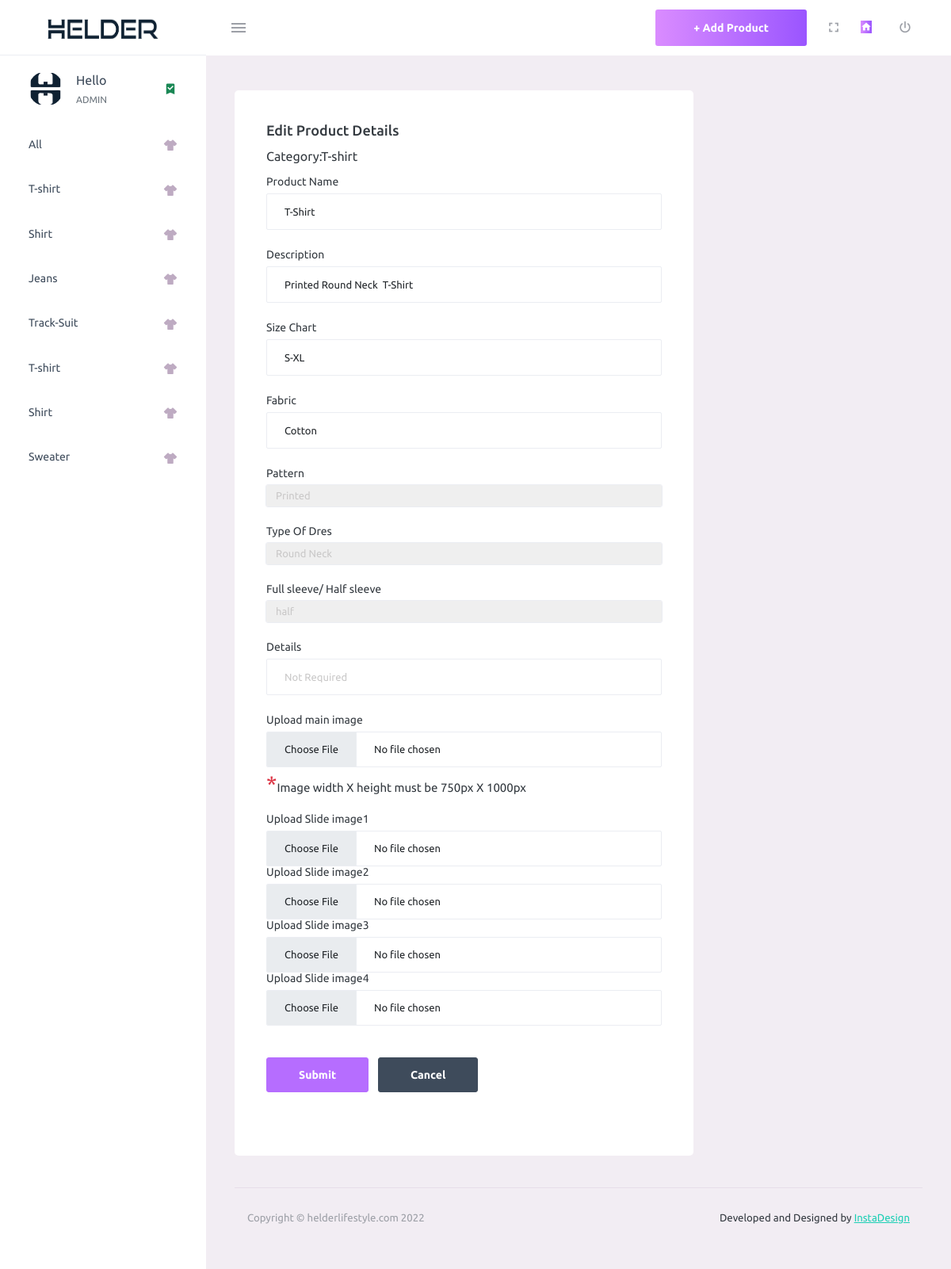
Screenshot of /helder/productedit/30/ (signed in) with the database file from the repository.
### helder/models.py (models this page shows, shortened)
class Category(models.Model):
    class Meta:
        verbose_name = 'Category'
        verbose_name_plural = 'Categories'
    user = models.ForeignKey(
        User, on_delete=models.SET_NULL, null=True, blank=True)
    name = models.CharField(max_length=100, null=False, blank=False)
    tb=models.CharField(max_length=100,null=False, blank=False)

class Photo(models.Model):
    class Meta:
        verbose_name = 'Photo'
        verbose_name_plural = 'Photos'
    pattern=models.ForeignKey(Pattern,on_delete=models.SET_NULL,null=True,blank=True)
    types=models.ForeignKey(Type,on_delete=models.SET_NULL,null=True,blank=True)
    category = models.ForeignKey(
        Category, on_delete=models.SET_NULL, null=True, blank=True)
    name = models.CharField(max_length=100, null=False, blank=False)
    tbname=models.CharField(max_length=100,null=False, blank=False)
    image = models.ImageField(null=True, blank=True)
    image1 = models.ImageField(null=True, blank=True)
    image2 = models.ImageField(null=True, blank=True)
    image3= models.ImageField(null=True, blank=True)
    image4= models.ImageField(null=True, blank=True)
    imgname=models.CharField(max_length=500)
    date=models.CharField(max_length=100)
    size=models.CharField(max_length=500)
    price=models.CharField(max_length=100)
    description=models.CharField(max_length=500)
    detail1=models.CharField(max_length=500)
    detail2=models.CharField(max_length=500)
    detail3=models.CharField(max_length=500)
    detail4=models.CharField(max_length=500,null=True)
    detail5=models.CharField(max_length=500)

### helder/views.py (the view, shortened to what this page needs)
# urls.py: path('productedit/<str:pk>/',form2Photo, name='edit'),
@login_required(login_url='login')
def form2Photo(request,pk):
    user = request.user
    categories = user.category_set.all()
    patterns= Pattern.objects.all()
    typess=Type.objects.all()
    photos = Photo.objects.get(id=pk)
    if request.method=="GET":
        photos = Photo.objects.get(id=pk)
        context = {'categories': categories,'typess':typess,'patterns':patterns,'photos':photos}
        context['data']=photos
        return render(request,'helderedit.html',context)

### helder/templates/helderedit.html (shortened to what this page needs)
{%extends 'helderhome.html'%}
{%block mainpanel%}
</ul>
</nav>
<div class="main-panel">
  <div class="content-wrapper">
    <div class="col-lg-8 grid-margin stretch-card">
      <div class="card">
        <div class="card-body">
          <h4 class="card-title">Edit Product Details</h4>
          <form class="forms-sample " method='POST' enctype="multipart/form-data">
            <div class="form-group-lg mb-3">
              <label for="category">Category:{{data.name}}</label>
            </div>
            <div class="form-group">
              <label >Product Name</label>
              <input type="text" class="form-control" value="{{data.imgname}}" name="imgname" placeholder="Name" required >
            </div>
            <div class="form-group">
              <label for="description">Description</label>
              <input type="text" class="form-control" value="{{data.description}}" name="description" placeholder="Description" required>
            </div>
            <div class="form-group">
              <label for="size">Size Chart</label>
              <input type="text" class="form-control" value="{{data.size}}" name="size" placeholder="Size" required>
            </div>
            <div class="form-group">
              <label for="fabric">Fabric</label>
              <input type="text" class="form-control" value="{{data.detail1}}" name="fabric" placeholder="Fabric" required>
            </div>
            <div class="form-group">
              <label for="type">Pattern</label>
              <select  class="form-control" name="pattern">
                <option value='{{data.pattern_id}}'>{{data.detail3}}</option>
            </select>
            </div>
            <div class="form-group">
              <label for="pattern">Type Of Dres</label>
              <select  class="form-control" name="type">
                <option value='{{data.types_id}}'>{{data.detail2}}</option>
            </select>
            </div>
            <div class="form-group">
              <label for="dtls4">Full sleeve/ Half sleeve </label>
              <select  class="form-control" name="dtls4">
                <option value='{{data.detail4}}' aria-required="">{{data.detail4}}</option>
            </select>
            </div>
            <div class="form-group">
              <label for="dtls5">Details</label>
              <input type="text" class="form-control" value="{{data.detail5}}" name="dtls5" placeholder="Not Required">
            </div>
            <div class="form-group">
              <label>Upload main image</label>
              <div class="input-group col-xs-12">
                <input type="file" name="image" id="Image13" onchange="CheckImageSize()"  class="form-control file-upload-browse" placeholder="Upload Image" >
              </div>
                <p><span class="text-danger fs-3">*</span>Image width X height must be 750px X 1000px</p>
              <label>Upload Slide image1</label>
              <div class="input-group col-xs-12">
                <input type="file" name="image1" class="form-control file-upload-browse" placeholder="Upload Image" >
              </div>
              <label>Upload Slide image2</label>
              <div class="input-group col-xs-12">
                <input type="file" name="image2" class="form-control file-upload-browse" placeholder="Upload Image" >
              </div>
              <label>Upload Slide image3</label>
              <div class="input-group col-xs-12">
                <input type="file" name="image3" " class="form-control file-upload-browse" placeholder="Upload Image" >
              </div>
              <label>Upload Slide image4</label>
              <div class="input-group col-xs-12">
                <input type="file" name="image4" " class="form-control file-upload-browse" placeholder="Upload Image">
              </div>
            </div>
            <div class="form-group">
              <button type="submit" onclick="return confirm('Sure to submit ?')" class="btn btn-primary me-2">Submit</button>
              <a href="{% url 'adhome' %}" class="btn btn-dark my-3">Cancel</a>
          </form>
        </div>
      </div>
    </div>
  </div>
  <footer class="footer">
    <div class="d-sm-flex justify-content-center justify-content-sm-between">
      <span class="text-muted d-block text-center text-sm-left d-sm-inline-block">Copyright © helderlifestyle.com
        2022</span>
      <span class="float-none float-sm-right d-block mt-1 mt-sm-0 text-center">Developed and Designed by <a
          href="">InstaDesign</a></span>
    </div>
  </footer>
</div>
{%endblock mainpanel%}

### helder/templates/helderhome.html (shortened to what this page needs)
<!DOCTYPE html>
<html lang="en">
<head>
  <link rel="stylesheet" href="/static/assets/vendors/mdi/css/materialdesignicons.min.css">
  <link rel="stylesheet" href="/static/assets/vendors/css/vendor.bundle.base.css">
  <link rel="stylesheet" href="/static/assets/css/style.css">
</head>
<body>
  <div class="container-scroller">
    <nav class="navbar default-layout-navbar col-lg-12 col-12 p-0 fixed-top d-flex flex-row">
      <div class="text-center navbar-brand-wrapper d-flex align-items-center justify-content-center border-bottom">
        <a class="navbar-brand brand-logo" href="{% url 'adhome' %}"><img src="/static/frontend/images/logo/heldtext.png"
            alt="logo" /></a>
      </div>
      <div class="navbar-menu-wrapper d-flex align-items-stretch">
        <button class="navbar-toggler navbar-toggler align-self-center" type="button" data-toggle="minimize">
          <span class="mdi mdi-menu"></span>
        </button>
        <ul class="navbar-nav navbar-nav-right">
          <li class="nav-item d-none d-lg-block full-screen-link">
            <a href="{%url 'addph'%}"><button class="btn btn-block btn-lg btn-gradient-primary">+ Add
                Product</button>
            </a>
          </li>
          <li class="nav-item d-none d-lg-block full-screen-link">
            <a class="nav-link">
              <i class="mdi mdi-fullscreen" id="fullscreen-button"></i>
            </a>
          </li>
          <li class="nav-item d-none d-lg-block full-screen-link">
            <a href="{% url 'adhome' %}">
              <span class="page-title-icon bg-gradient-primary text-white me-2">
                <i class="mdi mdi-home"></i>
              </span>
            </a>
          </li>
          <li class="nav-item nav-logout d-none d-lg-block">
            <a class="nav-link" href="{% url 'logout' %}">
              <i class="mdi mdi-power"></i>
            </a>
          </li>
        </ul>
      </div>
    </nav>
    <div class="container-fluid page-body-wrapper">
      <nav class="sidebar sidebar-offcanvas" id="sidebar">
        <ul class="nav">
          <li class="nav-item nav-profile">
            <a href="#" class="nav-link">
              <div class="nav-profile-image">
                <img src="/static/frontend/images/logo/favicon.png" alt="profile">
              </div>
              <div class="nav-profile-text d-flex flex-column">
                {% if request.user.is_authenticated %}
                  <h5 class="mb-0 font-weight-normal"> Hello </h5>
                  <span class="text-secondary text-small">ADMIN</span>
                {% endif %}
              </div>
              <i class="mdi mdi-bookmark-check text-success nav-profile-badge"></i>
            </a>
          </li>
          <li class="nav-item">
            <a class="nav-link" href="{% url 'adhome' %}">
              <span class="menu-title">All</span>
              <i class="mdi mdi-tshirt-crew menu-icon"></i>
            </a>
          </li>
          {% for category in categories %}
          <li class="nav-item">
            <a class="nav-link" href="{% url 'adhome' %}?category={{category.name}}">
              <span class="menu-title">{{category.name}}</span>
              <i class="mdi mdi-tshirt-crew menu-icon"></i>
            </a>
          </li>
          {%endfor%}
          {%block mainpanel%}{%endblock%}
    </div>
  </div>
</body>
</html>

### rows the page displays
Category: name "T-shirt"
Category: name "Shirt"
Category: name "Jeans"
Category: name "Track-Suit"
Category: name "T-shirt"
Category: name "Shirt"
Category: name "Sweater"
Photo: name "T-shirt", imgname "T-Shirt", description "Printed Round Neck T-Shirt", size "S-XL", fabric "Cotton", pattern "Printed", type "Round Neck", dtls4 "half"
